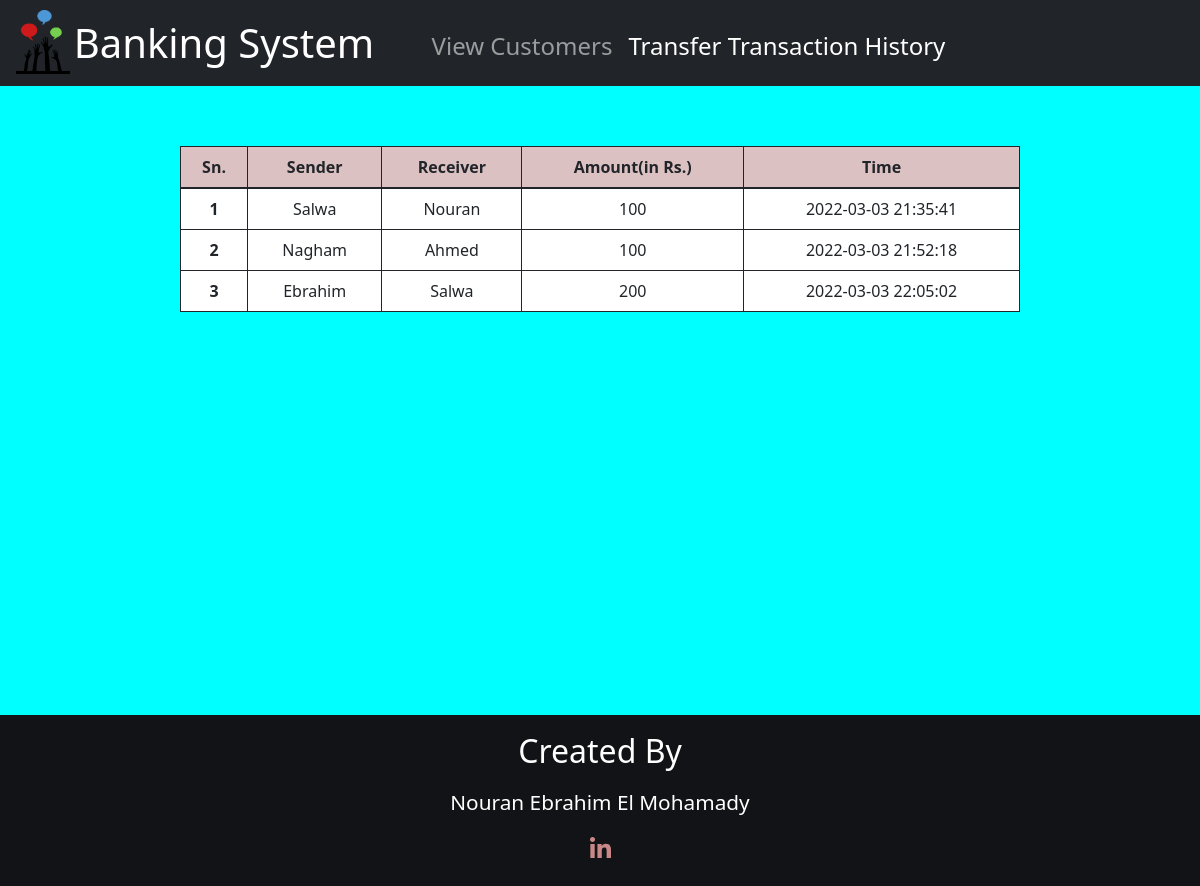
The app's page /pages/transfer_history.php with its own data.
### tables this page shows
CREATE TABLE `transfer_money` (
  `id` int(5) NOT NULL,
  `sender` varchar(100) NOT NULL,
  `receiver` varchar(100) NOT NULL,
  `balance` int(10) NOT NULL,
  `datetime` timestamp NOT NULL DEFAULT current_timestamp() ON UPDATE current_timestamp()
);

### pages/transfer_history.php (the view, shortened to what this page needs)
<?php
include "connect.php";
$history = $conn->query("SELECT * FROM transfer_money")->fetchAll(PDO::FETCH_ASSOC);
?>
<!DOCTYPE html>
<html lang="en">
<head>
    <link rel='stylesheet' type='text/css' href='../css/bootstrap.css'>
    <link rel='stylesheet' type='text/css' href='../css/style.css'>
    <link rel='stylesheet' type='text/css' href='../bootstrap-icons-1.7.2/bootstrap-icons.css'>
</head>
<body>
<nav class="navbar navbar-dark bg-dark navbar-expand-lg ">
        <div class="container-fluid nav-con">
            <div class="head">
            <img src="../images/logo.png" alt="No" class="logo" >
            <a class="navbar-brand size" href="index.php"  >Banking System</a>
            </div>
            <div class="collapse navbar-collapse" id="navbarSupportedContent">
                <ul class="navbar-nav me-auto mb-2 mb-lg-0">
                    <li class="nav-item">
                        <a class="nav-link view" aria-current="page" href="view_customers&transfer_money.php" >View Customers </a>
                    </li>
                    <li class="nav-item">
                        <a class="nav-link view active" href="transfer_history.php" >Transfer Transaction History</a>
                    </li>
                </ul>
            </div>
        </div>
    </nav>
    <div class="con">
    <table class="table table-bordered tb" style="margin-bottom:10% ;">
        <thead>
            <tr>
                <th style="text-align: center;background-color: #dcc1c3;" scope="col">Sn.</th>
                <th style="text-align: center;background-color: #dcc1c3;" scope="col">Sender</th>
                <th style="text-align: center;background-color: #dcc1c3;" scope="col">Receiver</th>
                <th style="text-align: center;background-color: #dcc1c3;" scope="col">Amount(in Rs.)</th>
                <th style="text-align: center;background-color: #dcc1c3;" scope="col">Time</th>
            </tr>
        </thead>
        <tbody>
            <?php
            foreach ($history as $data) {
            ?>
                <tr>
                    <th style="text-align: center;" scope="row"><?php echo $data['id'] ?></th>
                    <td style="text-align: center;"><?php echo $data['sender'] ?></td>
                    <td style="text-align: center;"><?php echo $data['receiver'] ?></td>
                    <td style="text-align: center;"><?php echo $data['balance'] ?></td>
                    <td style="text-align: center;"><?php echo $data['datetime'] ?></td>
                </tr>
            <?php
            }
            ?>
        </tbody>
    </table>
    <div class="footer">
        <div class="created">
            Created By
        </div>
        <div class="name">
            Nouran Ebrahim El Mohamady
        </div>
        <div class="icon">
            <a href="https://www.linkedin.com/in/eng-nouran-el-mohamady/"><i class="fab fa-linkedin-in"></i></a>
        </div>
    </div>
    </div>
</body>
</html>

### css/style.css (style rules this page uses)
* { box-sizing: border-box; }
html,body { height: 100%; }
body { background-image: linear-gradient(180deg, rgb(201, 136, 136), rgba(33,37,41,1)); height: 100%; width: 100%; background-repeat:no-repeat; background-size: cover; background-attachment: fixed; }
.con { display: flex; flex-direction: column; height:100%; background-color: aqua; justify-content: space-between; align-items: center; }
.tb { width: 70%; margin-top:5%; margin-bottom:5% ; background-color: white; border-color:rgba(33,37,41,1) ; }
.size { font-size: 2.5em; }
.footer { display: flex; background-color: #111316; flex-direction: column; justify-content: center; align-items: center; width: 100%; }
.created { padding-top: 1%; padding-bottom: 1%; color: white; font-size: 2em; }
.name { color: white; font-size: 1.3em; }
.head { display: flex; flex-direction: row; width: 35%; }
img.logo { width: 15%; margin-top: 0.5%; margin-bottom: 1%; padding-left: 1%; padding-right: 1%; }
.view { font-size: 1.5em; padding:5px 8px 0px; }
.icon a { display: inline-block; font-size:1.5em; width: 50px; height: 50px; line-height: 50px; text-align: center; color: rgb(201, 136, 136); transition: .3s linear; position: relative; margin-bottom: 25%; margin-top: 10%; }
.icon a::before, .icon a::after { content: ''; position: absolute; box-sizing: border-box; width: 100%; height: 100%; left: 0; top: 0; transition: .3s linear; }

### records on screen
transfer_money: id "1", sender "Salwa", receiver "Nouran", balance "100", datetime "2022-03-03 21:35:41"
transfer_money: id "2", sender "Nagham", receiver "Ahmed", balance "100", datetime "2022-03-03 21:52:18"
transfer_money: id "3", sender "Ebrahim", receiver "Salwa", balance "200", datetime "2022-03-03 22:05:02"
